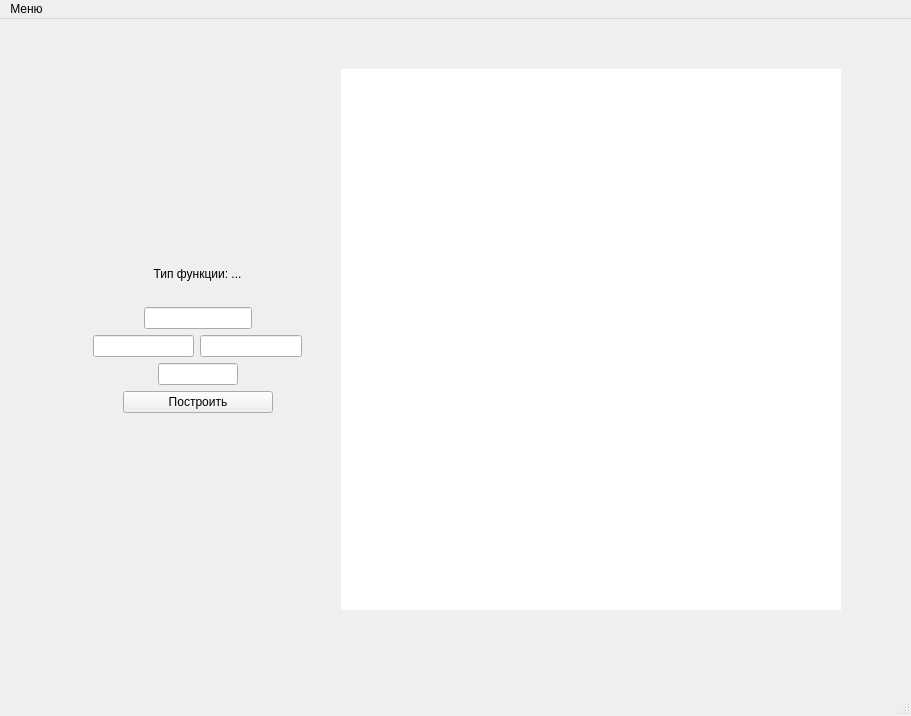
<?xml version="1.0" encoding="UTF-8"?>
<ui version="4.0">
 <class>MainWindow</class>
 <widget class="QMainWindow" name="MainWindow">
  <property name="geometry">
   <rect>
    <x>0</x>
    <y>0</y>
    <width>911</width>
    <height>716</height>
   </rect>
  </property>
  <property name="focusPolicy">
   <enum>Qt::NoFocus</enum>
  </property>
  <property name="windowTitle">
   <string>Builder Math Functions</string>
  </property>
  <property name="windowOpacity">
   <double>0.990000000000000</double>
  </property>
  <widget class="QWidget" name="centralwidget">
   <widget class="QWidget" name="gridLayoutWidget">
    <property name="geometry">
     <rect>
      <x>60</x>
      <y>50</y>
      <width>781</width>
      <height>541</height>
     </rect>
    </property>
    <layout class="QGridLayout" name="mainLayout">
     <item row="0" column="2">
      <layout class="QGridLayout" name="gridLayout_4">
       <item row="0" column="0">
        <widget class="PlotWidget" name="graphWidget" native="true">
         <property name="minimumSize">
          <size>
           <width>500</width>
           <height>500</height>
          </size>
         </property>
         <property name="styleSheet">
          <string notr="true">background-color: rgb(255, 255, 255);</string>
         </property>
        </widget>
       </item>
      </layout>
     </item>
     <item row="0" column="0">
      <layout class="QGridLayout" name="gridLayout_3">
       <item row="7" column="0">
        <spacer name="verticalSpacer_2">
         <property name="orientation">
          <enum>Qt::Vertical</enum>
         </property>
         <property name="sizeHint" stdset="0">
          <size>
           <width>20</width>
           <height>40</height>
          </size>
         </property>
        </spacer>
       </item>
       <item row="3" column="0">
        <layout class="QHBoxLayout" name="horizontalLayout">
         <item>
          <spacer name="horizontalSpacer_2">
           <property name="orientation">
            <enum>Qt::Horizontal</enum>
           </property>
           <property name="sizeHint" stdset="0">
            <size>
             <width>40</width>
             <height>20</height>
            </size>
           </property>
          </spacer>
         </item>
         <item>
          <widget class="QLineEdit" name="line_function"/>
         </item>
         <item>
          <spacer name="horizontalSpacer">
           <property name="orientation">
            <enum>Qt::Horizontal</enum>
           </property>
           <property name="sizeHint" stdset="0">
            <size>
             <width>40</width>
             <height>20</height>
            </size>
           </property>
          </spacer>
         </item>
        </layout>
       </item>
       <item row="5" column="0">
        <layout class="QHBoxLayout" name="horizontalLayout_4">
         <item>
          <spacer name="horizontalSpacer_5">
           <property name="orientation">
            <enum>Qt::Horizontal</enum>
           </property>
           <property name="sizeHint" stdset="0">
            <size>
             <width>40</width>
             <height>20</height>
            </size>
           </property>
          </spacer>
         </item>
         <item>
          <widget class="QPushButton" name="but_Graph">
           <property name="minimumSize">
            <size>
             <width>150</width>
             <height>0</height>
            </size>
           </property>
           <property name="text">
            <string>Построить</string>
           </property>
          </widget>
         </item>
         <item>
          <spacer name="horizontalSpacer_6">
           <property name="orientation">
            <enum>Qt::Horizontal</enum>
           </property>
           <property name="sizeHint" stdset="0">
            <size>
             <width>40</width>
             <height>20</height>
            </size>
           </property>
          </spacer>
         </item>
        </layout>
       </item>
       <item row="1" column="0">
        <widget class="QLabel" name="lab_type_func">
         <property name="text">
          <string>Тип функции: ...</string>
         </property>
         <property name="alignment">
          <set>Qt::AlignCenter</set>
         </property>
        </widget>
       </item>
       <item row="4" column="0">
        <layout class="QVBoxLayout" name="verticalLayout">
         <item>
          <layout class="QHBoxLayout" name="horizontalLayout_2">
           <item>
            <spacer name="horizontalSpacer_7">
             <property name="orientation">
              <enum>Qt::Horizontal</enum>
             </property>
             <property name="sizeHint" stdset="0">
              <size>
               <width>40</width>
               <height>20</height>
              </size>
             </property>
            </spacer>
           </item>
           <item>
            <widget class="QLineEdit" name="line_intervalA">
             <property name="maximumSize">
              <size>
               <width>150</width>
               <height>16777215</height>
              </size>
             </property>
            </widget>
           </item>
           <item>
            <widget class="QLineEdit" name="line_intervalB">
             <property name="maximumSize">
              <size>
               <width>150</width>
               <height>16777215</height>
              </size>
             </property>
            </widget>
           </item>
           <item>
            <spacer name="horizontalSpacer_8">
             <property name="orientation">
              <enum>Qt::Horizontal</enum>
             </property>
             <property name="sizeHint" stdset="0">
              <size>
               <width>40</width>
               <height>20</height>
              </size>
             </property>
            </spacer>
           </item>
          </layout>
         </item>
         <item>
          <layout class="QHBoxLayout" name="horizontalLayout_3">
           <item>
            <spacer name="horizontalSpacer_3">
             <property name="orientation">
              <enum>Qt::Horizontal</enum>
             </property>
             <property name="sizeHint" stdset="0">
              <size>
               <width>40</width>
               <height>20</height>
              </size>
             </property>
            </spacer>
           </item>
           <item>
            <widget class="QLineEdit" name="line_step">
             <property name="maximumSize">
              <size>
               <width>80</width>
               <height>16777215</height>
              </size>
             </property>
            </widget>
           </item>
           <item>
            <spacer name="horizontalSpacer_4">
             <property name="orientation">
              <enum>Qt::Horizontal</enum>
             </property>
             <property name="sizeHint" stdset="0">
              <size>
               <width>40</width>
               <height>20</height>
              </size>
             </property>
            </spacer>
           </item>
          </layout>
         </item>
        </layout>
       </item>
       <item row="2" column="0">
        <widget class="QLabel" name="function_photo">
         <property name="text">
          <string/>
         </property>
         <property name="alignment">
          <set>Qt::AlignCenter</set>
         </property>
        </widget>
       </item>
       <item row="0" column="0">
        <spacer name="verticalSpacer">
         <property name="orientation">
          <enum>Qt::Vertical</enum>
         </property>
         <property name="sizeHint" stdset="0">
          <size>
           <width>20</width>
           <height>5</height>
          </size>
         </property>
        </spacer>
       </item>
      </layout>
     </item>
    </layout>
   </widget>
  </widget>
  <widget class="QMenuBar" name="menubar">
   <property name="geometry">
    <rect>
     <x>0</x>
     <y>0</y>
     <width>911</width>
     <height>22</height>
    </rect>
   </property>
   <widget class="QMenu" name="menu">
    <property name="title">
     <string>Меню</string>
    </property>
    <addaction name="action_Instructions"/>
    <addaction name="action_Authors"/>
   </widget>
   <addaction name="menu"/>
  </widget>
  <widget class="QStatusBar" name="statusbar"/>
  <action name="action_Instructions">
   <property name="text">
    <string>Инструкция</string>
   </property>
  </action>
  <action name="action_Authors">
   <property name="text">
    <string>Авторы</string>
   </property>
  </action>
 </widget>
 <customwidgets>
  <customwidget>
   <class>PlotWidget</class>
   <extends>QWidget</extends>
   <header>pyqtgraph</header>
   <container>1</container>
  </customwidget>
 </customwidgets>
 <resources/>
 <connections/>
</ui>
